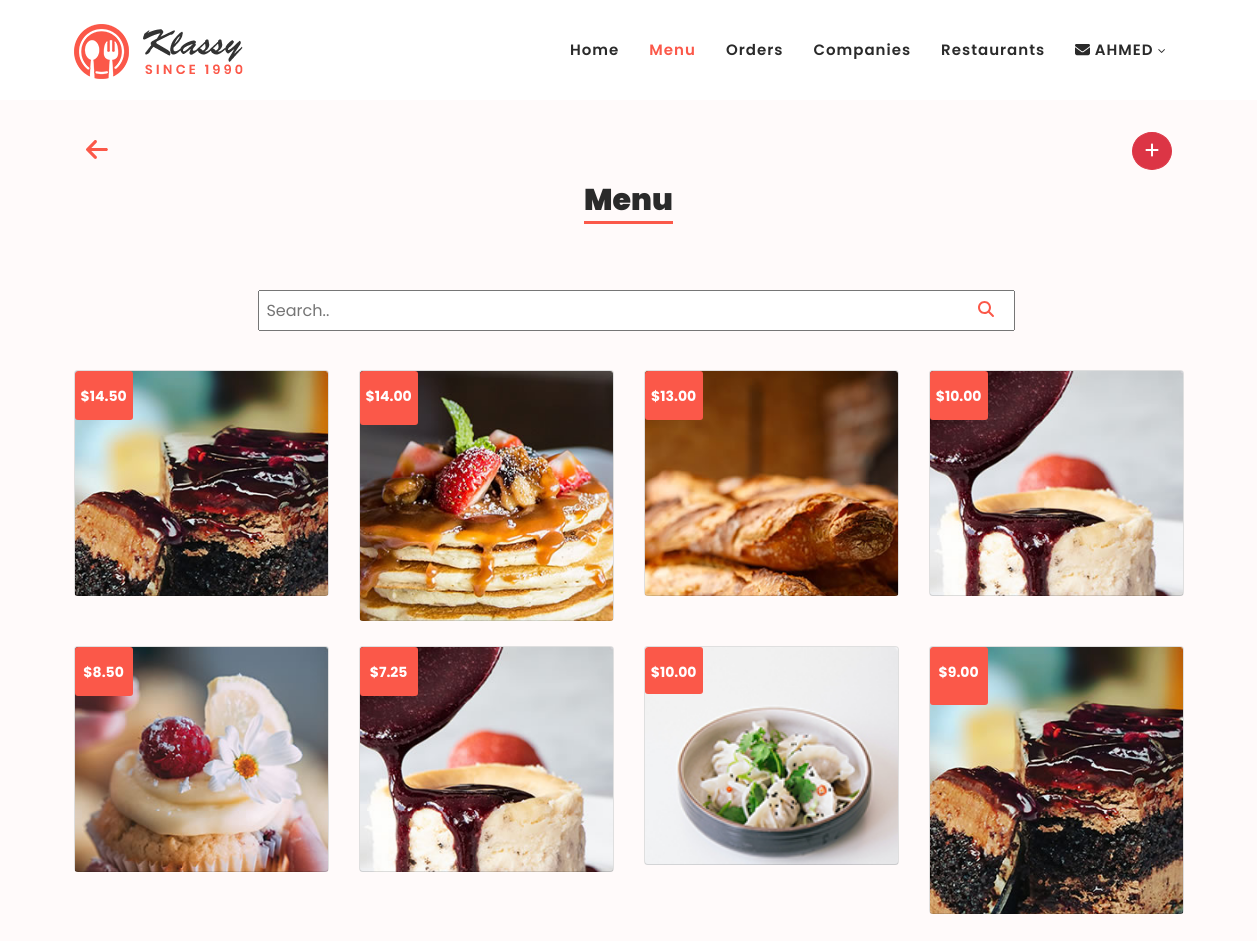
Page /restaurant/menu (signed in) on the committed database.
### restaurant/models.py (models this page shows, shortened)
class Product(models.Model):
    name = models.CharField(max_length=30, blank=False, null=True )
    category_id = models.ForeignKey(Category, blank=True, null=True, on_delete=models.CASCADE)
    restaurant_id = models.ForeignKey(restaurant, blank=True, null=True, on_delete=models.CASCADE)
    desc = models.TextField(max_length=200, blank=True)
    calories = models.DecimalField(max_digits=19, decimal_places=2)
    fats = models.DecimalField( max_digits=19, decimal_places=2)
    price = models.DecimalField( max_digits=19, blank=True, null=True, decimal_places=2)
    image = models.ImageField(upload_to="images/product", blank=True, null=True)

### restaurant/views.py (the view)
# urls.py: path('menu', views.menu, name='menu'),
@login_required
def menu(request):
    res = Product.objects.all()
    for r in res:
        print(r.image)
    return render(request, "restaurant/menu.html", { 'products': res})

### restaurant/templates/restaurant/menu.html (shortened to what this page needs)
{% extends 'restaurant/base.html' %}
{% load static %}
{% block body %}
  <section class="section" id="menu">
      <div class="container">
        <div class="heading">
          <div class="add-button">
            <a href="{% url 'add_product' %}" help="Add a new Produect" class="btn btn-danger"><i class="fa fa-plus"></i></a>
          </div>
          <div class="back-btn">
            <a href="{{request.META.HTTP_REFERER|escape}}"><i class="fas fa-arrow-left"></i></a>
          </div>
            <div class="section-heading text-center">
                <h2>Menu</h2>
            </div>
            <div class="search-form">
                <form id="search" action="" method="post">
                  <div class="form-group">
                        <input name="search" type="text" id="search" placeholder="Search.." required="">
                        <div class="search-icon">
                          <button class="btn btn-default" type="button" name="button">
                            <i class="fa fa-search"></i>
                          </button>
                        </div>
                  </div>
                </form>
            </div>
        </div>
        <div class="row">
            {% for x in products %}
              <div class="col-md-3">
                <a href="{% url 'product' x.id %}">
                  <div class="item">
                      <div class='card card1' {% if x.image %} style="background-image: url({{ x.image }});" {% endif %}>
                          <div class="price"><h6>${{x.price}}</h6></div>
                      </div>
                  </div>
                </a>
              </div>
              {% endfor %}
              </div>
          </div>
  </section>
{% endblock %}

### restaurant/templates/restaurant/base.html (shortened to what this page needs)
{% load static %}
<!DOCTYPE html>
<html lang="en">
  <head>
    <link rel="stylesheet" type="text/css" href="{% static 'css/bootstrap.min.css' %}">
    <link rel="stylesheet" type="text/css" href="{% static 'css/font-awesome.css' %}" >
    <link rel="stylesheet" href="{% static 'css/templatemo-klassy-cafe.css' %}">
    <link rel="stylesheet" href="{% static 'css/lightbox.css' %}">
    <link rel="stylesheet" href="{% static 'css/all.min.css' %}">
    <link rel="stylesheet" href="{% static 'css/style.css' %}">
  </head>
  <body>
    {% if request.resolver_match.url_name != "joinas" and request.resolver_match.url_name != "signin" and request.resolver_match.url_name != "signup" and request.resolver_match.url_name != "add_restaurant" and request.resolver_match.url_name != "add_company" %}
    <header class="header-area header-sticky">
        <div class="container">
            <div class="row">
                <div class="col-12">
                    <nav class="main-nav">
                        <a href="index.html" class="logo">
                            <img src="{% static 'images/klassy-logo.png' %}" align="klassy cafe html template">
                        </a>
                        <ul class="nav">
                            <li><a href="{% url 'index' %}" {% if request.resolver_match.url_name == "index" %} class="active" {% endif %}>Home</a></li>
                            <li><a href="{% url 'menu' %}" {% if request.resolver_match.url_name == "menu" %} class="active" {% endif %}>Menu</a></li>
                            <li><a href="{% url 'order' %}" {% if request.resolver_match.url_name == "order" %} class="active" {% endif %}>Orders</a></li>
                            {% if request.user.profile.is_rest_staff == True %}
                            <li><a href="{% url 'companies' %}" {% if request.resolver_match.url_name == "companies" %} class="active" {% endif %}>companies</a></li>
                            {% endif %}
                            {% if request.user.profile.is_comp_staff == True %}
                            <li><a href="{% url 'order_rest' %}" {% if request.resolver_match.url_name == "order_rest" %} class="active" {% endif %}>Restaurants</a></li>
                            {% endif %}
                            <li class="submenu">
                                <a href="javascript:;"><i class="fas fa-envelope"></i> {{ user.username|upper }}</a>
                            </li>
                        </ul>
                    </nav>
                </div>
            </div>
        </div>
    </header>
  {% endif %}
        {% block body %}
        {% endblock %}
  </body>
</html>

### restaurant/static/css/templatemo-klassy-cafe.css (style rules this page uses)
html, body, div, span, applet, object, iframe, h1, h2, h3, h4, h5, h6, p, blockquote, div pre, a, abbr, acronym, address, big, cite, code, del, dfn, em, font, img, ins, kbd, q, s, samp, small, strike, strong, sub, sup, tt, var, b, u, i, center, dl, dt, dd, ol, ul, li, figure, header, nav, section, article, aside, footer, figcaption { margin: 0; padding: 0; border: 0; outline: 0; }
ul, li { padding: 0; margin: 0; list-style: none; }
header, nav, section, article, aside, footer, hgroup { display: block; }
* { box-sizing: border-box; }
html, body { font-family: 'Poppins', sans-serif; font-weight: 400; background-color: #fff; font-size: 16px; -ms-text-size-adjust: 100%; -webkit-font-smoothing: antialiased; -moz-osx-font-smoothing: grayscale; }
a { text-decoration: none !important; }
h1, h2, h3, h4, h5, h6 { margin-top: 0px; margin-bottom: 0px; }
ul { margin-bottom: 0px; }
html, body { background: #fff; font-family: 'Poppins', sans-serif; }
.main-text-button a { font-size: 13px; color: #fff; font-weight: 600; transition: all .3s; }
.section-heading h2 { line-height: 40px; margin-top: 20px; margin-bottom: 25px; font-size: 30px; font-weight: 900; color: #2a2a2a; }
.header-area { background-color: #fff; position: absolute; top: 0px; left: 0px; right: 0px; z-index: 100; height: 100px; -webkit-transition: all .5s ease 0s; -moz-transition: all .5s ease 0s; -o-transition: all .5s ease 0s; transition: all .5s ease 0s; }
.header-area .main-nav { min-height: 80px; background: transparent; }
.header-area .main-nav .logo { line-height: 100px; color: #fff; font-size: 28px; font-weight: 700; text-transform: uppercase; letter-spacing: 2px; float: left; -webkit-transition: all 0.3s ease 0s; -moz-transition: all 0.3s ease 0s; -o-transition: all 0.3s ease 0s; transition: all 0.3s ease 0s; }
.header-area .main-nav .nav { float: right; margin-top: 30px; margin-right: 0px; background-color: transparent; -webkit-transition: all 0.3s ease 0s; -moz-transition: all 0.3s ease 0s; -o-transition: all 0.3s ease 0s; transition: all 0.3s ease 0s; position: relative; z-index: 999; }
.header-area .main-nav .nav li { padding-left: 15px; padding-right: 15px; }
.header-area .main-nav .nav li:last-child { padding-right: 0px; }
.header-area .main-nav .nav li a { display: block; font-weight: 600; font-size: 15px; color: #2a2a2a; text-transform: capitalize; -webkit-transition: all 0.3s ease 0s; -moz-transition: all 0.3s ease 0s; -o-transition: all 0.3s ease 0s; transition: all 0.3s ease 0s; height: 40px; line-height: 40px; border: transparent; letter-spacing: 1px; }
.header-area .main-nav .nav li a { color: #2a2a2a; }
.header-area .main-nav .nav li:hover a, .header-area .main-nav .nav li a.active { color: #fb5849!important; }
.header-area .main-nav .nav li.submenu { position: relative; padding-right: 30px; }
.header-area .main-nav .nav li.submenu:after { font-family: FontAwesome; content: "\f107"; font-size: 12px; color: #2a2a2a; position: absolute; right: 18px; top: 12px; }
.header-area.header-sticky { min-height: 80px; }
.header-area .nav { margin-top: 30px; }
.header-area.header-sticky .nav li a.active { color: #fb5849; }
@media (min-width: 767px) { .header-area .main-nav .nav { display: flex !important; } }
*, *:before, *:after { -webkit-box-sizing: border-box; box-sizing: border-box; -webkit-font-smoothing: antialiased; -moz-osx-font-smoothing: grayscale; }
#menu { margin-top: 120px; background-color: #fffafa; padding: 120px 0px; }
#menu .section-heading { margin-bottom: 80px; }
.card { margin: 0 auto; max-width: 100%; min-height: 400px; overflow: hidden; background-size: cover; background-repeat: no-repeat; overflow: hidden; }
.card1 { background-image: url(../images/menu-item-01.jpg); }
#menu .price h6 { position: absolute; width: 70px; height: 70px; background-color: #fb5849; font-size: 20px; font-weight: 700; color: #fff; border-radius: 3px; text-align: center; line-height: 70px; }

### rows in the picture
Product: image (picture), price "14.50"
Product: image (picture), price "14.00"
Product: image (picture), price "13.00"
Product: image (picture), price "10.00"
Product: image (picture), price "8.50"
Product: image (picture), price "7.25"
Product: image (picture), price "10.00"
Product: price "9.00"

### other values in the picture
{{ user.username|upper }} "AHMED"
